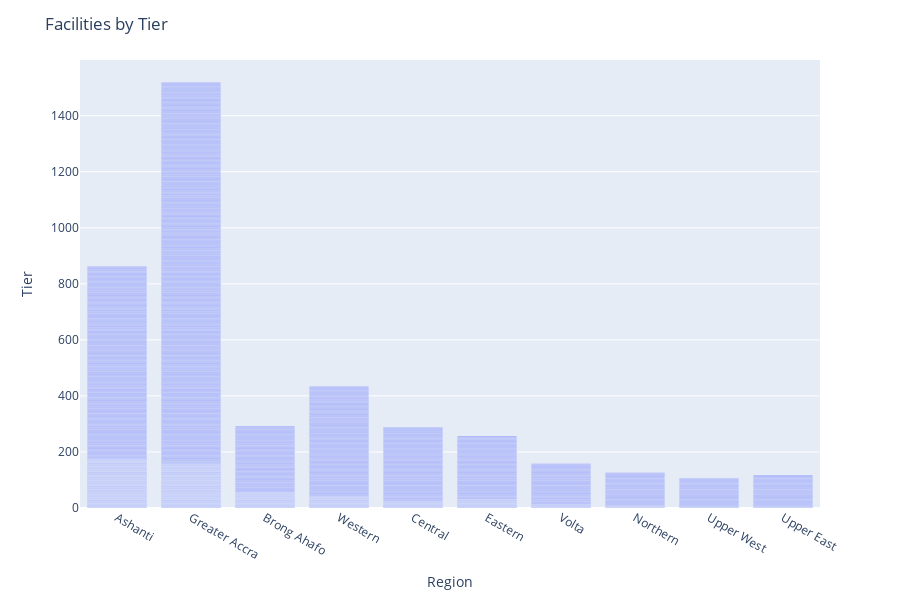

Notebook code for this chart:
### Markdown cell above
The Western region has the highest amount of both CHPS and GHS facilities which are govnernment-owned. Greater Accra contains an overwhelming majority of the hospitals.

### Code cell
fig = px.bar(tier, x='Region', y='Tier')
fig.update_layout(title='Facilities by Tier')
fig.show()

### Figure 1 — Plotly figure (JSON) as saved in the notebook; plotly's stock layout.template omitted (floating-point values rounded to 4 significant figures; data arrays with more than 128 entries replaced by an {"elided": "..."} marker saying what was removed)
{"data": [{"alignmentgroup": "True", "hoverlabel": {"namelength": 0}, "hovertemplate": "Region=%{x}<br>Tier=%{y}", "legendgroup": "", "marker": {"color": "#636efa"}, "name": "", "offsetgroup": "", "orientation": "v", "showlegend": false, "textposition": "auto", "type": "bar", "x": {"elided": "1475 str values"}, "xaxis": "x", "y": {"elided": "1475 int values"}, "yaxis": "y"}], "layout": {"barmode": "relative", "height": 600, "legend": {"tracegroupgap": 0}, "margin": {"t": 60}, "title": {"text": "Facilities by Tier"}, "xaxis": {"anchor": "y", "domain": [0.0, 1.0], "title": {"text": "Region"}}, "yaxis": {"anchor": "x", "domain": [0.0, 1.0], "title": {"text": "Tier"}}}}
